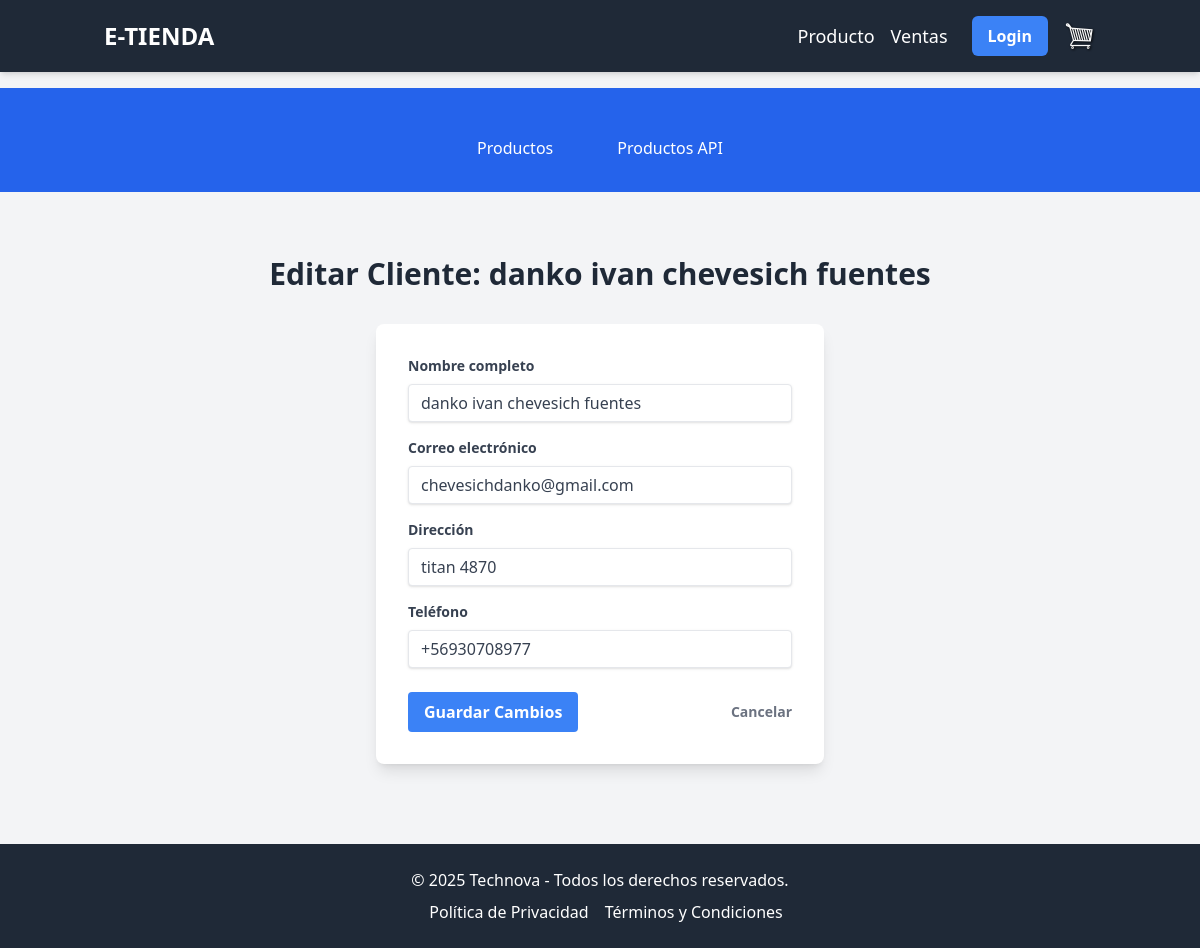
The app's page /store/cliente/7/update with its own data.
### store/models.py (models this page shows, shortened)
class Cliente(models.Model):
    user = models.OneToOneField(User, on_delete=models.CASCADE)
    full_name = models.CharField(max_length=200, verbose_name="Nombre Completo")
    email = models.EmailField(verbose_name="Correo Electrónico")
    address = models.CharField(max_length=255, blank=True, null=True, verbose_name="Dirección")
    dob = models.DateField(blank=True, null=True, verbose_name="Fecha de Nacimiento") # 'dob' significa Date Of Birth
    phone = models.CharField(max_length=20, blank=True, null=True, verbose_name="Teléfono")
    fecha_registro = models.DateTimeField(auto_now_add=True, verbose_name="Fecha de Registro")

### store/views.py (the view)
# urls.py: path('cliente/<int:pk>/update', views.clienteUpdateView,name='editar_cliente'),#editar clientes
def clienteUpdateView(request, pk):
    cliente_obj = get_object_or_404(Cliente, id=pk)
    if request.method == 'POST':
        full_name = request.POST.get('full_name')
        email = request.POST.get('email')
        address = request.POST.get('address')
        dob_str = request.POST.get('dob')
        phone = request.POST.get('phone')
        dob_object = None
        if dob_str:
            try:
                dob_object = datetime.strptime(dob_str, '%Y-%m-%d').date()
            except ValueError:
                pass
        cliente_obj.full_name = full_name
        cliente_obj.email = email
        cliente_obj.address = address
        cliente_obj.dob = dob_object
        cliente_obj.phone = phone
        cliente_obj.save()
        return redirect('clientes')
    else:
        context = {
            'cliente': cliente_obj
        }
        return render(request, 'store/editar_cliente.html', context)

### store/templates/store/editar_cliente.html (shortened to what this page needs)
{% extends 'store/main.html' %}
{% load static %}
{% block content %}
<section class="py-8">
  <div class="container mx-auto px-4">
    <h2 class="text-3xl font-bold text-center text-gray-800 mb-8">Editar Cliente: {{ cliente.full_name }}</h2>
    <div class="max-w-md mx-auto bg-white p-8 rounded-lg shadow-lg">
      <form method="post">
        <div class="mb-4">
          <label for="fullName" class="block text-gray-700 text-sm font-bold mb-2">Nombre completo</label>
          <input
            type="text"
            class="shadow appearance-none border rounded w-full py-2 px-3 text-gray-700 leading-tight focus:outline-none focus:shadow-outline focus:border-blue-500"
            id="fullName"
            name="full_name"
            value="{{ cliente.full_name }}"
            required
          />
        </div>
        <div class="mb-4">
          <label for="email" class="block text-gray-700 text-sm font-bold mb-2">Correo electrónico</label>
          <input
            type="email"
            class="shadow appearance-none border rounded w-full py-2 px-3 text-gray-700 leading-tight focus:outline-none focus:shadow-outline focus:border-blue-500"
            id="email"
            name="email"
            value="{{ cliente.email }}"
            required
          />
        </div>
        <div class="mb-4">
          <label for="address" class="block text-gray-700 text-sm font-bold mb-2">Dirección</label>
          <input
            type="text"
            class="shadow appearance-none border rounded w-full py-2 px-3 text-gray-700 leading-tight focus:outline-none focus:shadow-outline focus:border-blue-500"
            id="address"
            name="address"
            value="{{ cliente.address }}"
            required
          />
        </div>
        <div class="mb-6">
          <label for="phone" class="block text-gray-700 text-sm font-bold mb-2">Teléfono</label>
          <input
            type="tel"
            class="shadow appearance-none border rounded w-full py-2 px-3 text-gray-700 leading-tight focus:outline-none focus:shadow-outline focus:border-blue-500"
            id="phone"
            name="phone"
            value="{{ cliente.phone }}"
            required
          />
        </div>
        <div class="flex items-center justify-between">
            <button type="submit" class="bg-blue-500 hover:bg-blue-700 text-white font-bold py-2 px-4 rounded focus:outline-none focus:shadow-outline transition duration-300">
                Guardar Cambios
            </button>
            <a href="{% url 'clientes' %}" class="inline-block align-baseline font-bold text-sm text-gray-500 hover:text-gray-800">
                Cancelar
            </a>
        </div>
      </form>
    </div>
  </div>
</section>
{% endblock %}

### records on screen
Cliente: full_name "danko ivan chevesich fuentes", email "chevesichdanko@gmail.com", address "titan 4870", phone "+56930708977"
